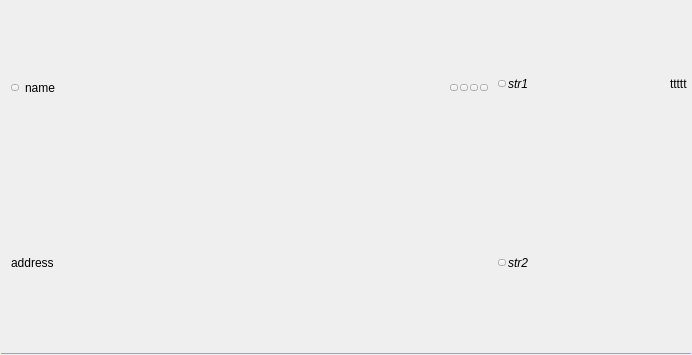
<?xml version="1.0" encoding="UTF-8"?>
<ui version="4.0">
 <class>TreeElement_Epg_Side</class>
 <widget class="QWidget" name="TreeElement_Epg_Side">
  <property name="geometry">
   <rect>
    <x>0</x>
    <y>0</y>
    <width>692</width>
    <height>355</height>
   </rect>
  </property>
  <property name="sizePolicy">
   <sizepolicy hsizetype="Expanding" vsizetype="Minimum">
    <horstretch>0</horstretch>
    <verstretch>0</verstretch>
   </sizepolicy>
  </property>
  <property name="contextMenuPolicy">
   <enum>Qt::NoContextMenu</enum>
  </property>
  <property name="windowTitle">
   <string notr="true"/>
  </property>
  <layout class="QGridLayout" name="gridLayout">
   <property name="leftMargin">
    <number>0</number>
   </property>
   <property name="topMargin">
    <number>0</number>
   </property>
   <property name="rightMargin">
    <number>0</number>
   </property>
   <property name="bottomMargin">
    <number>0</number>
   </property>
   <property name="spacing">
    <number>0</number>
   </property>
   <item row="0" column="0">
    <layout class="QHBoxLayout" name="horizontalLayout_4">
     <property name="spacing">
      <number>0</number>
     </property>
     <property name="topMargin">
      <number>2</number>
     </property>
     <property name="rightMargin">
      <number>4</number>
     </property>
     <property name="bottomMargin">
      <number>2</number>
     </property>
     <item>
      <spacer name="horizontalSpacer">
       <property name="orientation">
        <enum>Qt::Horizontal</enum>
       </property>
       <property name="sizeType">
        <enum>QSizePolicy::Fixed</enum>
       </property>
       <property name="sizeHint" stdset="0">
        <size>
         <width>3</width>
         <height>20</height>
        </size>
       </property>
      </spacer>
     </item>
     <item alignment="Qt::AlignVCenter">
      <widget class="CLogoView" name="m_Logo" native="true">
       <property name="sizePolicy">
        <sizepolicy hsizetype="Preferred" vsizetype="Expanding">
         <horstretch>0</horstretch>
         <verstretch>0</verstretch>
        </sizepolicy>
       </property>
       <property name="contextMenuPolicy">
        <enum>Qt::NoContextMenu</enum>
       </property>
      </widget>
     </item>
    </layout>
   </item>
   <item row="2" column="0" colspan="2">
    <widget class="Line" name="line">
     <property name="sizePolicy">
      <sizepolicy hsizetype="Expanding" vsizetype="Fixed">
       <horstretch>0</horstretch>
       <verstretch>0</verstretch>
      </sizepolicy>
     </property>
     <property name="minimumSize">
      <size>
       <width>0</width>
       <height>1</height>
      </size>
     </property>
     <property name="contextMenuPolicy">
      <enum>Qt::NoContextMenu</enum>
     </property>
     <property name="autoFillBackground">
      <bool>false</bool>
     </property>
     <property name="styleSheet">
      <string notr="true">QFrame {
    border:0px;
padding: 0px;
margin: 1px;
background-color:rgba(158, 158, 220,255);
}</string>
     </property>
     <property name="frameShadow">
      <enum>QFrame::Plain</enum>
     </property>
     <property name="lineWidth">
      <number>1</number>
     </property>
     <property name="midLineWidth">
      <number>0</number>
     </property>
     <property name="orientation">
      <enum>Qt::Horizontal</enum>
     </property>
    </widget>
   </item>
   <item row="0" column="1">
    <widget class="QWidget" name="m_Cursor" native="true">
     <property name="sizePolicy">
      <sizepolicy hsizetype="Expanding" vsizetype="Expanding">
       <horstretch>0</horstretch>
       <verstretch>0</verstretch>
      </sizepolicy>
     </property>
     <layout class="QGridLayout" name="gridLayout_2">
      <property name="leftMargin">
       <number>2</number>
      </property>
      <property name="topMargin">
       <number>0</number>
      </property>
      <property name="rightMargin">
       <number>2</number>
      </property>
      <property name="bottomMargin">
       <number>2</number>
      </property>
      <property name="spacing">
       <number>0</number>
      </property>
      <item row="1" column="0">
       <layout class="QHBoxLayout" name="horizontalLayout_2">
        <property name="spacing">
         <number>0</number>
        </property>
        <property name="leftMargin">
         <number>2</number>
        </property>
        <property name="rightMargin">
         <number>2</number>
        </property>
        <item>
         <widget class="CSkinOneLineText" name="m_Address">
          <property name="sizePolicy">
           <sizepolicy hsizetype="Expanding" vsizetype="Expanding">
            <horstretch>0</horstretch>
            <verstretch>0</verstretch>
           </sizepolicy>
          </property>
          <property name="text">
           <string>address</string>
          </property>
          <property name="alignment">
           <set>Qt::AlignLeading|Qt::AlignLeft|Qt::AlignVCenter</set>
          </property>
          <property name="brightness" stdset="0">
           <number>5000</number>
          </property>
         </widget>
        </item>
       </layout>
      </item>
      <item row="0" column="0">
       <layout class="QHBoxLayout" name="horizontalLayout_Str1">
        <property name="spacing">
         <number>6</number>
        </property>
        <property name="sizeConstraint">
         <enum>QLayout::SetDefaultConstraint</enum>
        </property>
        <property name="leftMargin">
         <number>2</number>
        </property>
        <item>
         <widget class="CSkinButton" name="m_FavButton">
          <property name="sizePolicy">
           <sizepolicy hsizetype="Fixed" vsizetype="Fixed">
            <horstretch>0</horstretch>
            <verstretch>0</verstretch>
           </sizepolicy>
          </property>
          <property name="focusPolicy">
           <enum>Qt::NoFocus</enum>
          </property>
          <property name="text">
           <string notr="true"/>
          </property>
          <property name="iconSize">
           <size>
            <width>0</width>
            <height>0</height>
           </size>
          </property>
          <property name="checkable">
           <bool>true</bool>
          </property>
          <property name="checked">
           <bool>false</bool>
          </property>
          <property name="skinImage" stdset="0">
           <stringlist notr="true">
            <string>src=&quot;img\tree\star-off.png&quot; statecount=&quot;1&quot; duration=&quot;0&quot; autoScale=&quot;0&quot;</string>
            <string>checked=&quot;1&quot; src=&quot;img\tree\star-on.png&quot; statecount=&quot;1&quot; duration=&quot;0&quot; autoScale=&quot;0&quot;</string>
           </stringlist>
          </property>
         </widget>
        </item>
        <item>
         <widget class="CSkinOneLineText" name="m_Name">
          <property name="sizePolicy">
           <sizepolicy hsizetype="Expanding" vsizetype="Preferred">
            <horstretch>0</horstretch>
            <verstretch>0</verstretch>
           </sizepolicy>
          </property>
          <property name="text">
           <string>name</string>
          </property>
          <property name="addheight" stdset="0">
           <number>2</number>
          </property>
         </widget>
        </item>		
        <item>
         <widget class="QWidget" name="m_ExtButtonContainer" native="true">
          <property name="sizePolicy">
           <sizepolicy hsizetype="Minimum" vsizetype="Expanding">
            <horstretch>0</horstretch>
            <verstretch>0</verstretch>
           </sizepolicy>
          </property>
          <layout class="QHBoxLayout" name="horizontalLayout_5">
           <property name="spacing">
            <number>2</number>
           </property>
           <property name="leftMargin">
            <number>0</number>
           </property>
           <property name="topMargin">
            <number>0</number>
           </property>
           <property name="rightMargin">
            <number>2</number>
           </property>
           <property name="bottomMargin">
            <number>0</number>
           </property>
           <item>
            <widget class="CSkinButton" name="m_ExtButton1">
             <property name="focusPolicy">
              <enum>Qt::NoFocus</enum>
             </property>
             <property name="text">
              <string notr="true"/>
             </property>
             <property name="iconSize">
              <size>
               <width>0</width>
               <height>0</height>
              </size>
             </property>
             <property name="checkable">
              <bool>false</bool>
             </property>
            </widget>
           </item>
           <item>
            <widget class="CSkinButton" name="m_ExtButton2">
             <property name="focusPolicy">
              <enum>Qt::NoFocus</enum>
             </property>
             <property name="text">
              <string notr="true"/>
             </property>
             <property name="iconSize">
              <size>
               <width>0</width>
               <height>0</height>
              </size>
             </property>
             <property name="checkable">
              <bool>false</bool>
             </property>
            </widget>
           </item>
           <item>
            <widget class="CSkinButton" name="m_ExtButton3">
             <property name="focusPolicy">
              <enum>Qt::NoFocus</enum>
             </property>
             <property name="text">
              <string notr="true"/>
             </property>
             <property name="iconSize">
              <size>
               <width>0</width>
               <height>0</height>
              </size>
             </property>
             <property name="checkable">
              <bool>false</bool>
             </property>
            </widget>
           </item>
           <item>
            <widget class="CSkinButton" name="m_ExtButton4">
             <property name="focusPolicy">
              <enum>Qt::NoFocus</enum>
             </property>
             <property name="text">
              <string notr="true"/>
             </property>
             <property name="iconSize">
              <size>
               <width>0</width>
               <height>0</height>
              </size>
             </property>
             <property name="checkable">
              <bool>false</bool>
             </property>
            </widget>
           </item>
          </layout>
         </widget>
        </item>
       </layout>
      </item>
      <item row="0" column="1" rowspan="4">
       <widget class="QWidget" name="m_LeftSide" native="true">
        <property name="sizePolicy">
         <sizepolicy hsizetype="Fixed" vsizetype="Expanding">
          <horstretch>0</horstretch>
          <verstretch>0</verstretch>
         </sizepolicy>
        </property>
        <property name="minimumSize">
         <size>
          <width>200</width>
          <height>0</height>
         </size>
        </property>
        <property name="maximumSize">
         <size>
          <width>200</width>
          <height>16777215</height>
         </size>
        </property>
        <layout class="QVBoxLayout" name="verticalLayout">
         <property name="spacing">
          <number>0</number>
         </property>
         <property name="leftMargin">
          <number>6</number>
         </property>
         <property name="topMargin">
          <number>0</number>
         </property>
         <property name="rightMargin">
          <number>0</number>
         </property>
         <property name="bottomMargin">
          <number>0</number>
         </property>
         <item>
          <layout class="QGridLayout" name="gridLayout_3">
           <property name="leftMargin">
            <number>2</number>
           </property>
           <property name="rightMargin">
            <number>2</number>
           </property>
           <property name="bottomMargin">
            <number>2</number>
           </property>
           <property name="horizontalSpacing">
            <number>2</number>
           </property>
           <property name="verticalSpacing">
            <number>1</number>
           </property>
           <item row="0" column="2">
            <widget class="CSkinOneLineText" name="m_TimeNowEnd">
             <property name="sizePolicy">
              <sizepolicy hsizetype="Minimum" vsizetype="Preferred">
               <horstretch>0</horstretch>
               <verstretch>0</verstretch>
              </sizepolicy>
             </property>
             <property name="text">
              <string notr="true">ttttt</string>
             </property>
             <property name="alignment">
              <set>Qt::AlignLeading|Qt::AlignLeft|Qt::AlignVCenter</set>
             </property>
             <property name="addheight" stdset="0">
              <number>1</number>
             </property>
            </widget>
           </item>
           <item row="0" column="1">
            <widget class="CSkinOneLineText" name="m_Str1">
             <property name="sizePolicy">
              <sizepolicy hsizetype="Expanding" vsizetype="Expanding">
               <horstretch>0</horstretch>
               <verstretch>0</verstretch>
              </sizepolicy>
             </property>
             <property name="font">
              <font>
               <italic>true</italic>
              </font>
             </property>
             <property name="text">
              <string>str1</string>
             </property>
             <property name="brightness" stdset="0">
              <number>6000</number>
             </property>
            </widget>
           </item>
           <item row="0" column="0">
            <widget class="CSkinButton" name="m_EpgDesc1">
             <property name="focusPolicy">
              <enum>Qt::NoFocus</enum>
             </property>
             <property name="text">
              <string notr="true"/>
             </property>
             <property name="iconSize">
              <size>
               <width>0</width>
               <height>0</height>
              </size>
             </property>
             <property name="checkable">
              <bool>false</bool>
             </property>
             <property name="skinImage" stdset="0">
              <stringlist notr="true">
               <string>src=&quot;img\tree\info.png&quot; statecount=&quot;1&quot; duration=&quot;0&quot; autoScale=&quot;0&quot;</string>
              </stringlist>
             </property>
            </widget>
           </item>
           <item row="1" column="0" colspan="3">
            <widget class="CSkinProgressWidget" name="m_ProgressWidget" native="true">
             <property name="sizePolicy">
              <sizepolicy hsizetype="Expanding" vsizetype="Minimum">
               <horstretch>0</horstretch>
               <verstretch>0</verstretch>
              </sizepolicy>
             </property>
             <property name="minimumSize">
              <size>
               <width>0</width>
               <height>4</height>
              </size>
             </property>
             <property name="maximumSize">
              <size>
               <width>16777215</width>
               <height>4</height>
              </size>
             </property>
             <property name="sliderInfo" stdset="0">
              <string notr="true">color1=&quot;0xFF339df9&quot; color2=&quot;0xAA146414&quot; type=&quot;0&quot; roundcorner=&quot;0&quot; borderwidth=&quot;0&quot; bordercolor=&quot;0xFF010101&quot;</string>
             </property>
             <property name="borderInfo" stdset="0">
              <string notr="true">borderwidth=&quot;1&quot; roundcorner=&quot;0&quot; bordercolor=&quot;0xFF010101&quot;</string>
             </property>
            </widget>
           </item>
          </layout>
         </item>
         <item>
          <layout class="QHBoxLayout" name="horizontalLayout_3">
           <property name="spacing">
            <number>2</number>
           </property>
           <property name="sizeConstraint">
            <enum>QLayout::SetDefaultConstraint</enum>
           </property>
           <property name="leftMargin">
            <number>2</number>
           </property>
           <property name="topMargin">
            <number>0</number>
           </property>
           <item>
            <widget class="CSkinButton" name="m_EpgDesc2">
             <property name="focusPolicy">
              <enum>Qt::NoFocus</enum>
             </property>
             <property name="iconSize">
              <size>
               <width>0</width>
               <height>0</height>
              </size>
             </property>
             <property name="skinImage" stdset="0">
              <stringlist notr="true">
               <string>src=&quot;img\tree\info.png&quot; statecount=&quot;1&quot; duration=&quot;0&quot; autoScale=&quot;0&quot;</string>
              </stringlist>
             </property>
            </widget>
           </item>
           <item>
            <widget class="CSkinOneLineText" name="m_Str2">
             <property name="sizePolicy">
              <sizepolicy hsizetype="Expanding" vsizetype="Expanding">
               <horstretch>0</horstretch>
               <verstretch>0</verstretch>
              </sizepolicy>
             </property>
             <property name="font">
              <font>
               <italic>true</italic>
              </font>
             </property>
             <property name="text">
              <string>str2</string>
             </property>
             <property name="brightness" stdset="0">
              <number>5500</number>
             </property>
            </widget>
           </item>
          </layout>
         </item>
        </layout>
       </widget>
      </item>
     </layout>
    </widget>
   </item>
  </layout>
 </widget>
 <customwidgets>
  <customwidget>
   <class>CSkinOneLineText</class>
   <extends>QLabel</extends>
   <header>skinonelinetext.h</header>
  </customwidget>
  <customwidget>
   <class>CSkinProgressWidget</class>
   <extends>QWidget</extends>
   <header>skinprogresswidget.h</header>
   <container>1</container>
  </customwidget>
  <customwidget>
   <class>CSkinButton</class>
   <extends>QToolButton</extends>
   <header>skinbutton.h</header>
  </customwidget>
  <customwidget>
   <class>CLogoView</class>
   <extends>QWidget</extends>
   <header>logoview.h</header>
  </customwidget>
 </customwidgets>
 <resources/>
 <connections/>
</ui>
